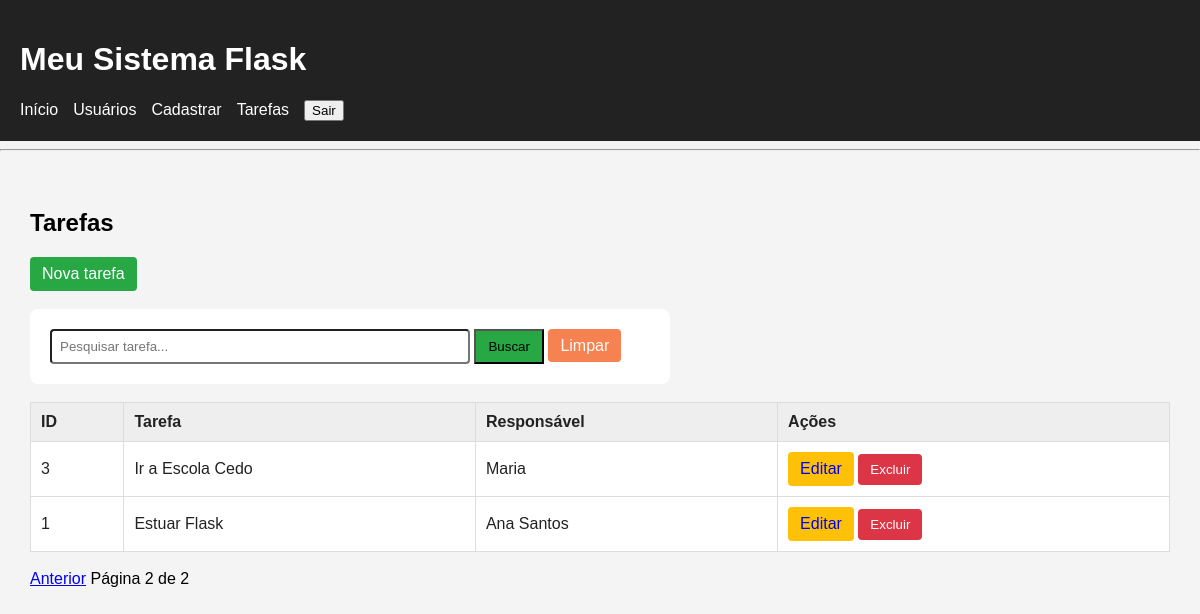
Screenshot of /tarefas?busca=&pagina=2 (signed in) with the database file from the repository.
### tables this page shows
CREATE TABLE tarefas (
                       id INTEGER PRIMARY KEY AUTOINCREMENT, 
                       titulo TEXT NOT NULL,
                       usuario_id INTEGER NOT NULL,
                       
                       FOREIGN KEY (usuario_id)
                       REFERENCES usuarios(id)
                   );

CREATE TABLE usuarios (
                       id  INTEGER PRIMARY KEY AUTOINCREMENT,
                       nome TEXT NOT NULL, 
                       email TEXT NOT NULL,
                       idade INTERGER,
                       cidade TEXT                       
                   );

### routes/tarefas.py (the view)
@tarefas_bp.route("/tarefas")
@login_required
def tarefas():
    busca = request.args.get(
        "busca",
        ""
    ).strip()
    pagina = request.args.get(
        "pagina",
        1,
        type=int
    )
    if pagina < 1:
        pagina = 1
    por_pagina = 5
    offset = (
        pagina - 1
    ) * por_pagina
    if busca:
        total = contar_tarefas_busca(
            busca
        )
        lista = buscar_tarefas_paginadas(
            busca,
            por_pagina,
            offset
        )
    else:
        total = contar_tarefas()
        lista = listar_tarefas_paginadas(
            por_pagina,
            offset
        )
    total_paginas = math.ceil(
        total / por_pagina
    )
    return render_template(
        "tarefas.html",
        tarefas=lista,
        busca=busca,
        pagina=pagina,
        total_paginas=total_paginas
    )

### auth_utils.py (called while the page is built, shortened)
def login_required(funcao):
    @wraps(funcao)
    def verificar_login(*args, **kwargs):
        return funcao(*args, **kwargs)
    return verificar_login

### banco.py (called while the page is built)
def conectar():
    conexao = sqlite3.connect("banco.db")
    conexao.row_factory = sqlite3.Row
    conexao.execute(
        "PRAGMA foreign_keys = ON"
    )
    return conexao

def listar_tarefas_paginadas(limite, offset):
    conexao = conectar()
    cursor = conexao.cursor()
    cursor.execute("""
                   SELECT
                        tarefas.id,
                        tarefas.titulo,
                        tarefas.usuario_id,
                        usuarios.nome AS usuario_nome
                    FROM tarefas

                    JOIN usuarios
                        ON tarefas.usuario_id = usuarios.id

                    ORDER BY tarefas.id DESC

                    LIMIT ?
                    OFFSET ?
                   """, (limite, offset))
    tarefas = cursor.fetchall()
    conexao.close()
    return tarefas

def contar_tarefas():
    conexao = conectar()
    cursor = conexao.cursor()
    cursor.execute("""
                   SELECT COUNT(*)
                   FROM tarefas
                   """)
    total = cursor.fetchone()[0]
    conexao.close()
    return total

### templates/tarefas.html (shortened to what this page needs)
{% extends "base.html" %}
{% block conteudo %}
<h2>Tarefas</h2>
<a href="{{ url_for('tarefas.cadastrar') }}" class="botao botao-novo">
    Nova tarefa
</a>
<br><br>
<form class="form-search" method="GET">
    <input type="text" name="busca" placeholder="Pesquisar tarefa..." value="{{busca}}">
    <button type="submit">Buscar</button>
    <a href="{{url_for('tarefas.tarefas')}}">Limpar</a>
</form>
<br>
<table class="tabela">
    <thead>
        <tr>
            <th>ID</th>
            <th>Tarefa</th>
            <th>Responsável</th>
            <th>Ações</th>
        </tr>
    </thead>
    <tbody>
        {% if tarefas %}
        {% for tarefa in tarefas %}
        <tr>
            <td>{{ tarefa.id }}</td>
            <td>
                {{ tarefa.titulo }}
            </td>
            <td>
                {{ tarefa.usuario_nome }}
            </td>
            <td>
                <a href="{{ url_for('tarefas.editar', id=tarefa.id) }}" class="botao botao-editar">
                    Editar
                </a>
                <form action="{{ url_for('tarefas.excluir', id=tarefa.id) }}" method="POST" class="form-excluir"
                    onsubmit="return confirm('Deseja realmente excluir esta tarefa?')">
                    <button type="submit" class="botao botao-excluir">
                        Excluir
                    </button>
                </form>
            </td>
        </tr>
        {% endfor %}
        {% else %}
        <tr>
            <td colspan="4">Nenhuma tarefa encontrada</td>
        </tr>
        {% endif %}
    </tbody>
</table>
<br>
<div class="paginacao">
    {% if pagina > 1 %}
    <a href="{{url_for('tarefas.tarefas', busca=busca, pagina=pagina-1)}}">Anterior</a>
    {% endif %}
    <span>
        Página {{pagina}}
        de {{total_paginas}}
    </span>
</div>
{% endblock %}

### static/css/style.css (style rules this page uses)
body { font-family: Arial, sans-serif; margin: 0; background-color: #f4f4f4; }
.form-search { background-color: white; padding: 20px; border-radius: 8px; max-width: 600px; }
.form-search input { width: 400px; padding: 8px; border-radius: 4px; }
.form-search button { padding: 8px 12px; background-color: #28a745; }
.form-search a { text-decoration: none; color: #fcfbfa; background-color: #f58250; padding: 8px 12px; border-radius: 4px; }
.tabela { width: 100%; border-collapse: collapse; background-color: white; }
.tabela th, .tabela td { border: 1px solid #ddd; padding: 10px; text-align: left; color: #222; }
.tabela th { background-color: #eee; }
.botao { display: inline-block; padding: 8px 12px; text-decoration: none; border: none; border-radius: 4px; cursor: pointer; }
.botao-editar { background-color: #ffc107; }
.botao-excluir { background-color: #dc3545; color: white; }
.botao-novo { background-color: #28a745; color: white; }
.form-excluir { display: inline; }

### rows the page displays
tarefas: id "3", titulo "Ir a Escola Cedo", usuario_nome "Maria"
tarefas: id "1", titulo "Estuar Flask", usuario_nome "Ana Santos"

### other values shown
{{ pagina }} "2"
{{ total_paginas }} "2"
